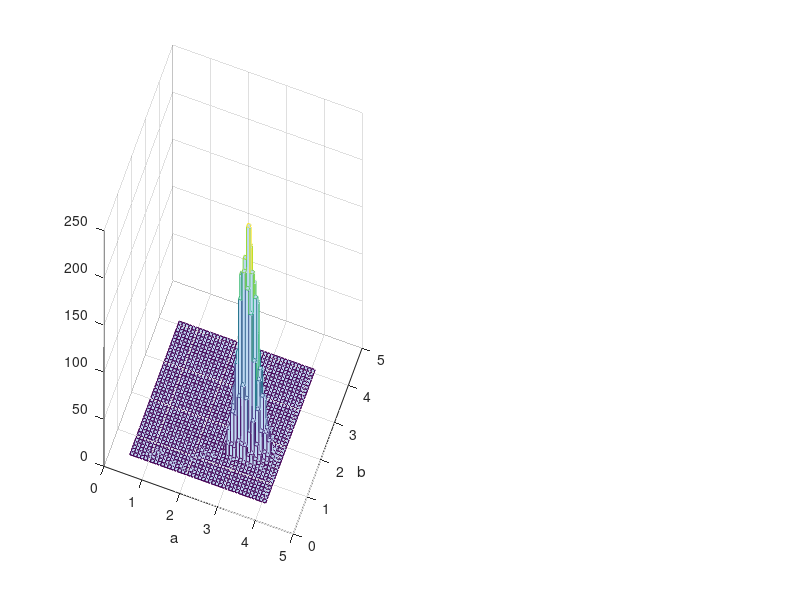

This figure's MATLAB source:
%This script finds the maximum a posteriori estimates
%for the parameters of a Weibull distribution
%Assumes an exponential prior.

propsigma = 0.3;
T=5000;
l_a = 1;
l_b = 1;

x = [2.29169513602306;2.53221630559007;3.09661253923973;5.30784291644927;2.66118344602982;1.47162262609612;5.00430825875589;5.59942788636550;2.99254232652656;6.77316012205306;4.18811661339236;2.48113959585871;4.65292248255459;1.43699924920753;1.66353852586078;2.67001141488674;2.60114999315395;2.31216283236211;2.22446286129933;2.03111376826648;3.03861665844050;3.17589581396696;4.36144369925913;5.45513185719998;2.86464175915451;1.08565441633603;8.18013336981668;3.85426385364512;0.501945179644443;3.90257739134776;1.16137249500301;2.77538585481631;4.95914036483670;1.77503409680813;0.839575508794727;4.51061143249847;1.91212301954267;4.98255115502726;1.80899937339565;0.957009855568422;0.467127447867391;2.75103012984482;3.57682380928422;0.532214392970451;0.566020247352926;2.16354123820662;1.05034560405120;4.42847366059448;3.27047560117105;1.67910714323083;10.2774152022269;1.79727076812145;1.16407708689937;3.42871884577956;1.14607494189032;3.98856389487550;2.81365584160493;1.09380126138538;0.840622447243251;4.66573772007296;3.12674823912504;2.76678487637243;1.46802287529273;4.67623106835328;2.01173255962101;3.68699905366293;6.33682380861621;3.58374443134956;1.59804261167303;3.96056669333360;3.15467670664685;4.71039408862689;0.966585893425236;0.469974845311046;2.23721103212492;0.564675528588761;5.92638229998385;3.37052514405877;1.92254184347458;4.88528222743803;0.959278578021442;0.440684809806388;0.642358240822375;1.88951494481338;2.61083299371603;1.27730437382977;4.03826301340123;1.91401897522328;2.48021704656332;2.49406520640866;1.67231357736227;5.12072347365795;4.76267411736438;0.643887203657015;3.95777979649291;3.74768802767848;4.88274610488846;3.79335842823382;0.246275126261930;3.38565510681541];

t=1;
theta=zeros(2,T);
theta(1,1) = rand;
theta(2,1) = rand;

range = [0.5 4];

while t<T
    t = t + 1;
    a = theta(1,t-1);
    b = theta(2,t-1);
    
    a_star = normrnd(a,propsigma);
    p_ratio = prod(wblpdf(x,a_star,b) ./ wblpdf(x,a,b) ) * ...
        exppdf(a_star,l_a) / exppdf(a,l_a) ;
    if rand < p_ratio
        theta(1,t) = a_star;
    else
        theta(1,t) = a;
    end
    
    b_star = normrnd(b,propsigma);
   p_ratio = prod(wblpdf(x,a,b_star) ./ wblpdf(x,a,b) ) * ...
        exppdf(b_star,l_b) / exppdf(b,l_b) ;
    if rand < p_ratio
        theta(2,t) = b_star;
    else
        theta(2,t) = b;
    end
end

figure(1);clf;
subplot(1,2,1);
nbins = 40;
abins = linspace(range(1),range(2),nbins);
bbins = linspace(range(1),range(2),nbins);
hist3(theta','Edges',{abins,bbins});
az = 20; el = 40; view(az,el);
xlabel('a');ylabel('b');